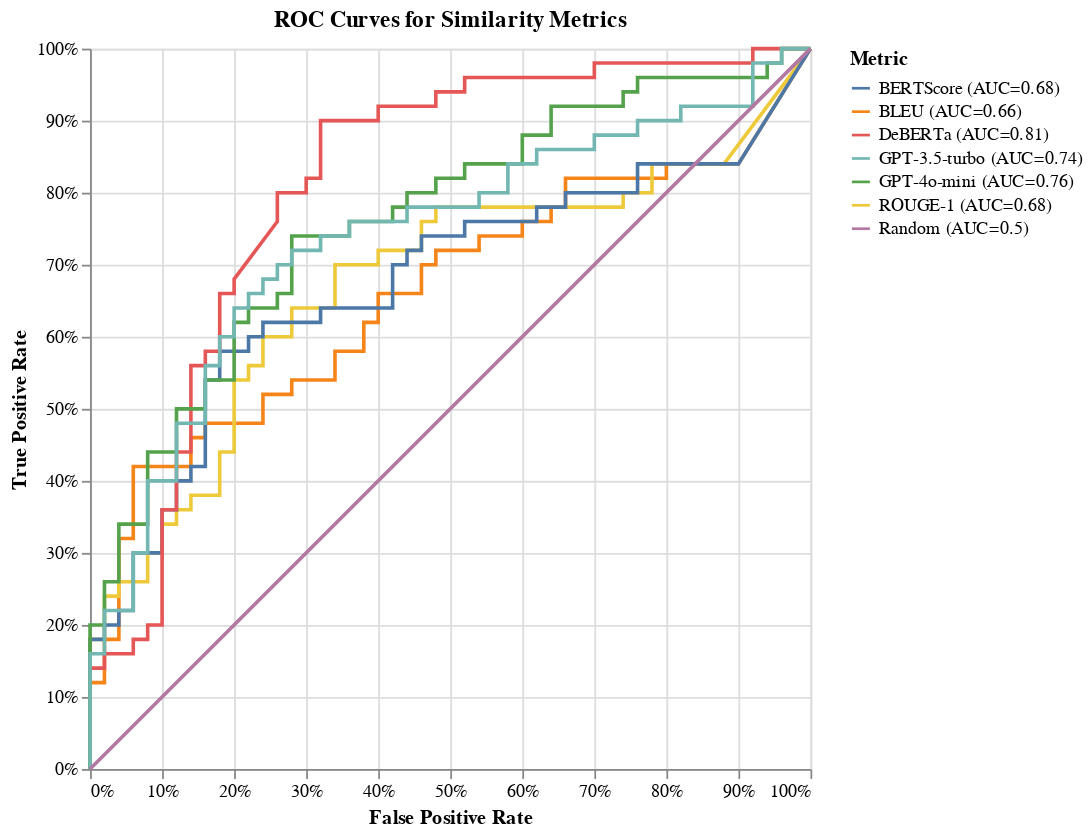

The cell this chart's notebook holds for it:
### Code cell
import altair as alt
from sklearn.metrics import roc_curve, auc
import pandas as pd

# Calculate ROC curves for each metric
fpr_bleu, tpr_bleu, _ = roc_curve(val_df["similar"], bleu_scores)
fpr_rouge, tpr_rouge, _ = roc_curve(val_df["similar"], rouge_scores)
fpr_bert, tpr_bert, _ = roc_curve(val_df["similar"], bertscore_scores)
fpr_classifier, tpr_classifier, _ = roc_curve(val_df["similar"], classifier_scores)
fpr_gpt4o, tpr_gpt4o, _ = roc_curve(val_df["similar"], gpt4o_mini_scores)
fpr_gpt35, tpr_gpt35, _ = roc_curve(val_df["similar"], gpt35_turbo_scores)

# Calculate AUC scores
auc_bleu = auc(fpr_bleu, tpr_bleu)
auc_rouge = auc(fpr_rouge, tpr_rouge)
auc_bert = auc(fpr_bert, tpr_bert)
auc_classifier = auc(fpr_classifier, tpr_classifier)
auc_gpt4o = auc(fpr_gpt4o, tpr_gpt4o)
auc_gpt35 = auc(fpr_gpt35, tpr_gpt35)

# Create a DataFrame for Altair
roc_data = pd.DataFrame({
    'fpr': np.concatenate([fpr_bleu, fpr_rouge, fpr_bert, fpr_classifier, fpr_gpt4o, fpr_gpt35, [0, 1]]),
    'tpr': np.concatenate([tpr_bleu, tpr_rouge, tpr_bert, tpr_classifier, tpr_gpt4o, tpr_gpt35, [0, 1]]),
    'metric': ['BLEU'] * len(fpr_bleu) + ['ROUGE-1'] * len(fpr_rouge) + ['BERTScore'] * len(fpr_bert) + \
              ['DeBERTa'] * len(fpr_classifier) + ['GPT-4o-mini'] * len(fpr_gpt4o) + ['GPT-3.5-turbo'] * len(fpr_gpt35) + ['Random'] * 2,
    'auc': [auc_bleu] * len(fpr_bleu) + [auc_rouge] * len(fpr_rouge) + [auc_bert] * len(fpr_bert) + \
           [auc_classifier] * len(fpr_classifier) + [auc_gpt4o] * len(fpr_gpt4o) + [auc_gpt35] * len(fpr_gpt35) + [0.5] * 2  # AUC for random is 0.5
})

# Create the plot with Altair
chart = alt.Chart(roc_data).mark_line(point=False).encode(
    x=alt.X('fpr:Q', title='False Positive Rate', axis=alt.Axis(format='%')),
    y=alt.Y('tpr:Q', title='True Positive Rate', axis=alt.Axis(format='%')),
    color=alt.Color('metric:N', title='Metric'),
    tooltip=['metric', 'auc']
).properties(
    title='ROC Curves for Similarity Metrics'
)

# Add AUC values to the legend
chart = chart.encode(
    color=alt.Color('metric:N', title='Metric')  # Format AUC values
).transform_calculate(
    metric_auc=alt.datum.metric + ' (AUC=' + alt.expr.round(alt.datum.auc * 100) / 100 + ')'
)

chart = chart.encode(
    color=alt.Color('metric_auc:N', title='Metric')
).properties(
    width=400,
    height=400
)



# Print AUC scores
print("\nAUC Scores:")
print(f"BLEU: {auc_bleu:.3f}")
print(f"ROUGE-1: {auc_rouge:.3f}")
print(f"BERTScore: {auc_bert:.3f}")
print(f"Classifier: {auc_classifier:.3f}")
print(f"GPT-4o-mini: {auc_gpt4o:.3f}")
print(f"GPT-3.5-turbo: {auc_gpt35:.3f}")

chart.save("plots/roc.json")
chart

### Figure 1 — Vega-Lite specification as saved in the notebook (floating-point values rounded to 4 significant figures; data arrays with more than 128 entries replaced by an {"elided": "..."} marker saying what was removed)
{"config": {"title": {"font": "TeX Gyre Pagella"}, "axis": {"labelFont": "TeX Gyre Pagella", "titleFont": "TeX Gyre Pagella"}, "header": {"labelFont": "TeX Gyre Pagella", "titleFont": "TeX Gyre Pagella"}, "legend": {"labelFont": "TeX Gyre Pagella", "titleFont": "TeX Gyre Pagella"}, "text": {"labelFont": "TeX Gyre Pagella", "titleFont": "TeX Gyre Pagella", "font": "TeX Gyre Pagella"}}, "data": {"name": "data-5679b682d9538df82253ebb030c74cf8"}, "mark": {"type": "line", "point": false}, "encoding": {"color": {"field": "metric_auc", "title": "Metric", "type": "nominal"}, "tooltip": [{"field": "metric", "type": "nominal"}, {"field": "auc", "type": "quantitative"}], "x": {"axis": {"format": "%"}, "field": "fpr", "title": "False Positive Rate", "type": "quantitative"}, "y": {"axis": {"format": "%"}, "field": "tpr", "title": "True Positive Rate", "type": "quantitative"}}, "height": 400, "title": "ROC Curves for Similarity Metrics", "transform": [{"calculate": "(((datum.metric + ' (AUC=') + (round((datum.auc * 100)) / 100)) + ')')", "as": "metric_auc"}], "width": 400, "$schema": "https://vega.github.io/schema/vega-lite/v5.20.1.json", "datasets": {"data-5679b682d9538df82253ebb030c74cf8": {"elided": "251 records"}}}
